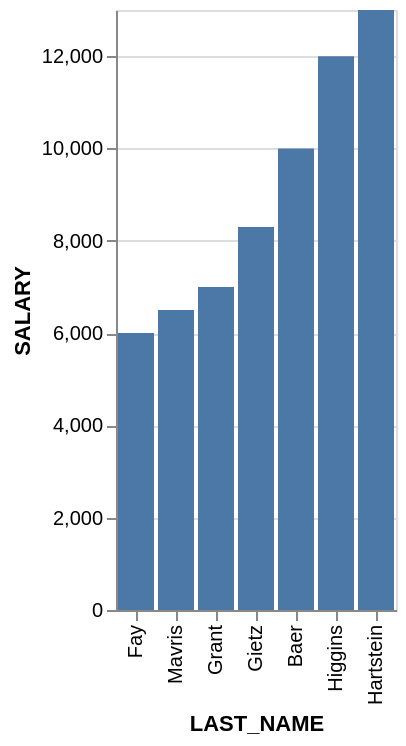

Specify this chart in Vega-Lite:
### Vega-Lite specification from a JSON file in a GitHub repository (floating-point values rounded to 4 significant figures)
{"data": {"values": [{"x_data": "Grant", "y_data": 7000}, {"x_data": "Hartstein", "y_data": 13000}, {"x_data": "Fay", "y_data": 6000}, {"x_data": "Mavris", "y_data": 6500}, {"x_data": "Baer", "y_data": 10000}, {"x_data": "Higgins", "y_data": 12000}, {"x_data": "Gietz", "y_data": 8300}]}, "mark": "bar", "encoding": {"x": {"field": "x_data", "type": "nominal", "title": "LAST_NAME", "sort": {"op": "sum", "field": "y_data", "order": "ascending"}}, "y": {"field": "y_data", "type": "quantitative", "title": "SALARY"}}}
